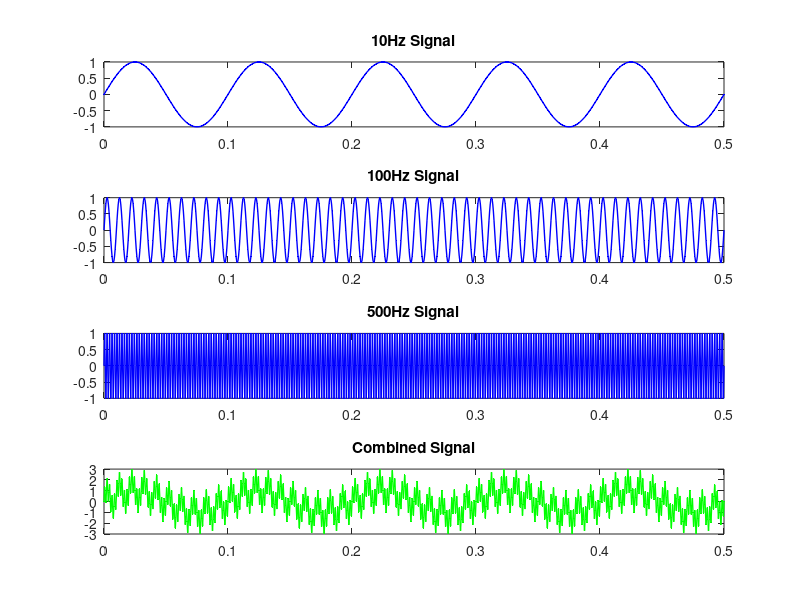

Write the MATLAB code that produced this figure.
clc; %Clear command window
close all;  %close all figures
clear;% erase all existing variables
workspace; % make sure workspace is showing

%show numbers in a compact form with 5 digits
format long g
format compact

%Set font size
fontSize = 2;

%Make  0.5 seconds sampled every 1/2000 of a second (2KHz sampling rate)
t = 0 : 1/2000 : 0.5;

%Define wave parameters

f1 =  10; %10Hz
T1  = 1/f1;
amp1 = 1;


f2 =  100; %100Hz
T2  = 1/f2;
amp2 = 1;

f3 =  500; %500Hz
T3  = 1/f3;
amp3 = 1;

%Make signal
signal1 =  amp1 * sin(2*pi*t/T1);
signal2 =  amp2 * sin(2*pi*t/T2);
signal3 =  amp3 * sin(2*pi*t/T3);

%Combine signals
signal =  signal1 + signal2 + signal3;

%plot(t,signal);

subplot(4,1,1);
plot(t,signal1,'b.-','LineWidth',1,'MarkerSize',1);
title('10Hz Signal');

subplot(4,1,2);
plot(t,signal2,'b.-','LineWidth',1,'MarkerSize',1);
title('100Hz Signal');

subplot(4,1,3);
plot(t,signal3,'b.-','LineWidth',1,'MarkerSize',1);
title('500Hz Signal');

subplot(4,1,4);
plot(t,signal,'g.-','LineWidth',1,'MarkerSize',1);
title('Combined Signal');
